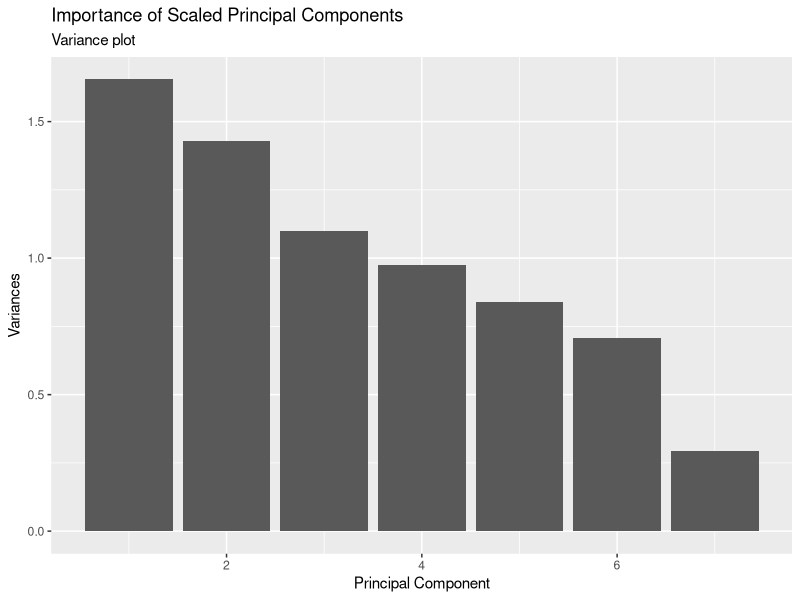
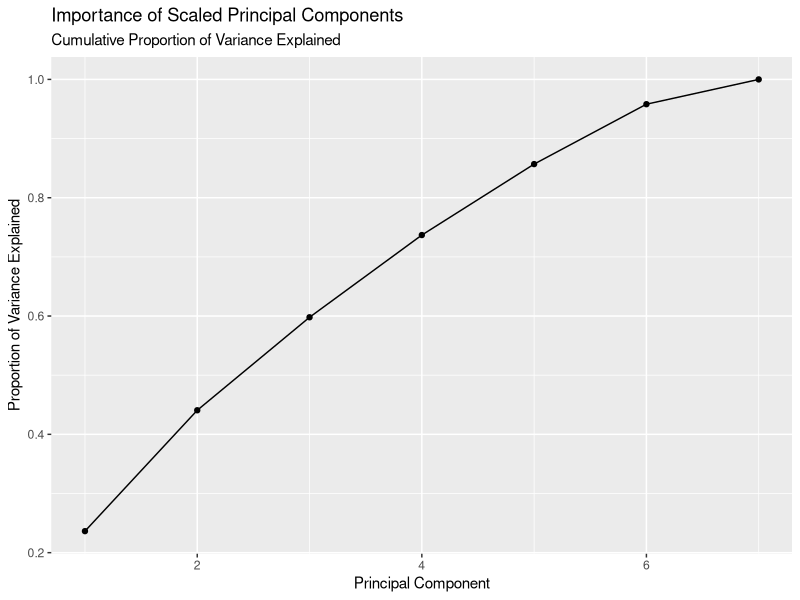
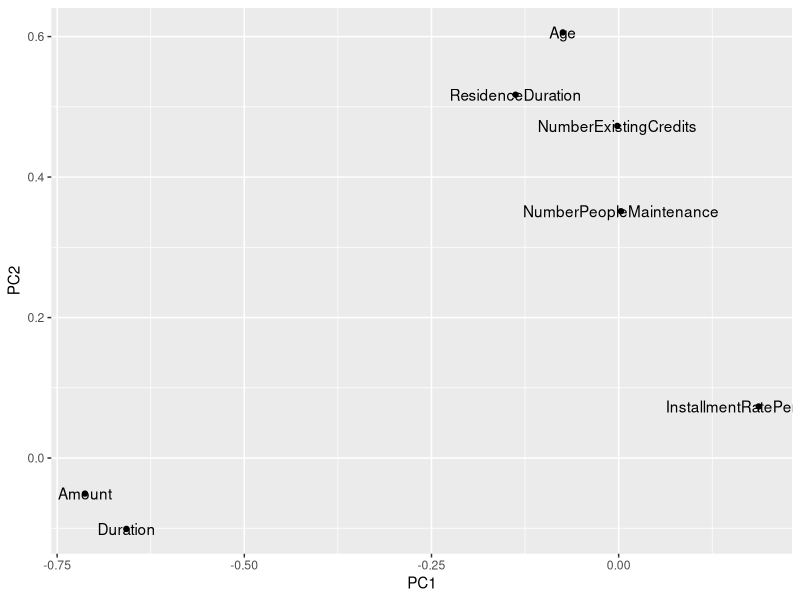
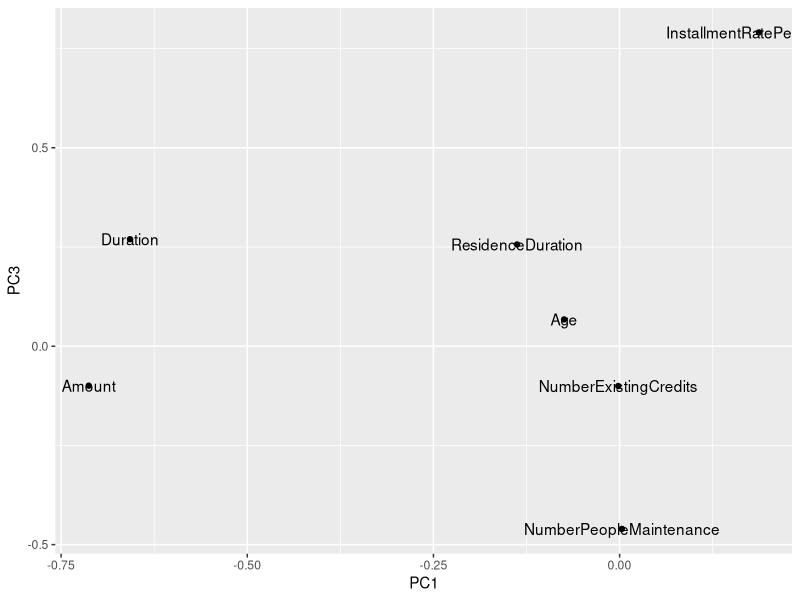
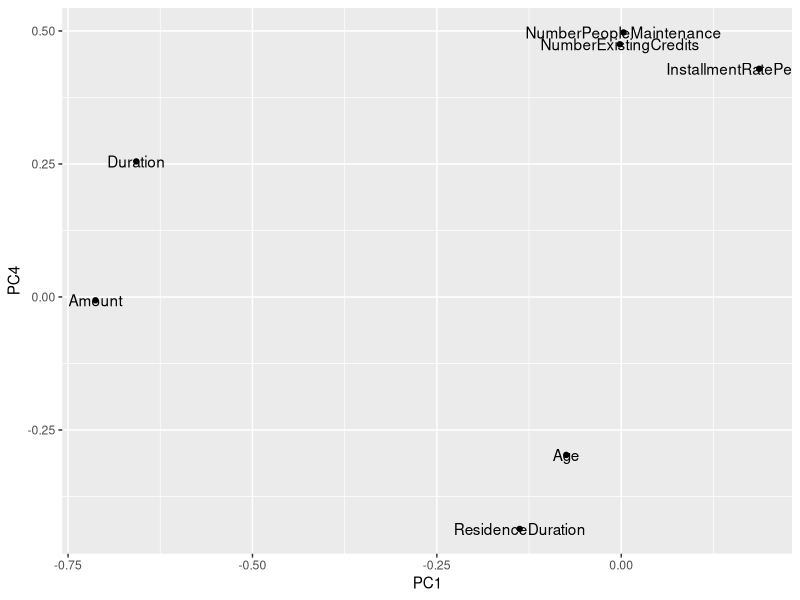
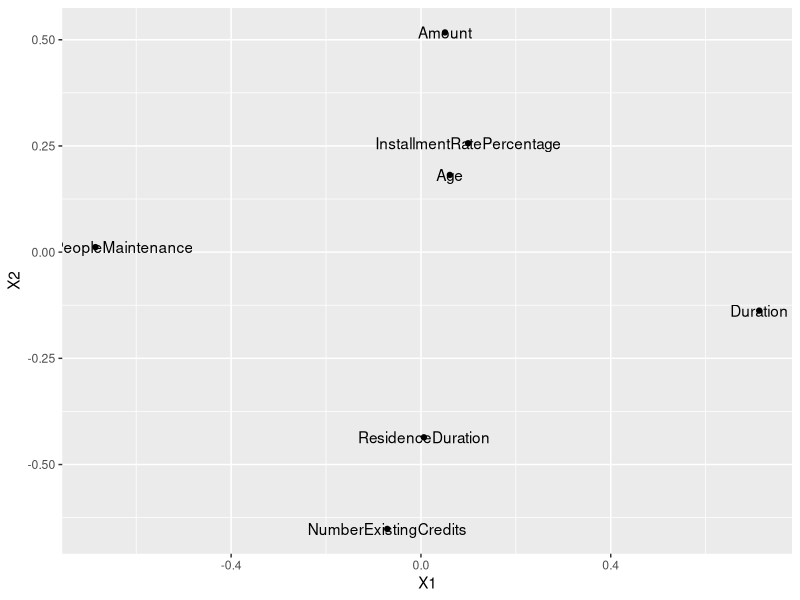
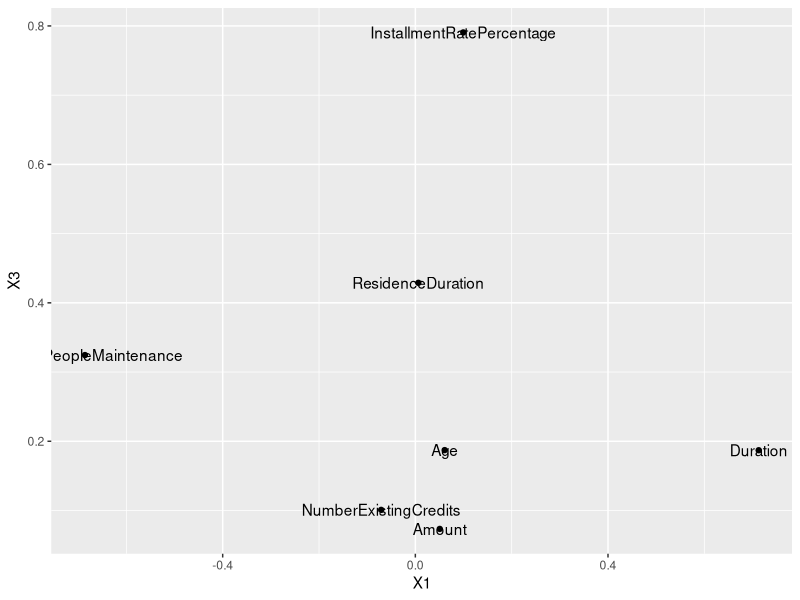
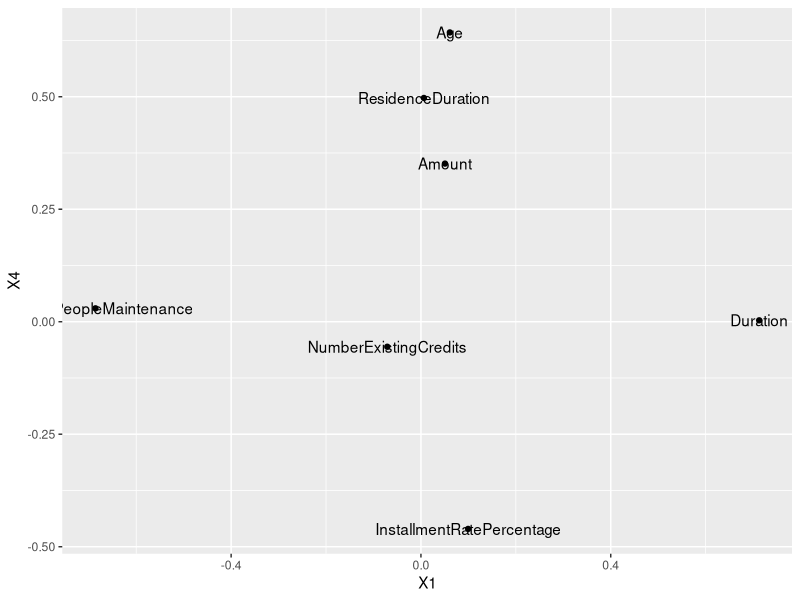

Write R code to recreate these figures, in order.
## ---- chunk 1
knitr::opts_chunk$set(echo = TRUE)
## ---- chunk 2
suppressMessages(library(caret))
suppressMessages(library(dplyr))
suppressMessages(library(ggplot2))

splitData <- function(data, smp_size) {
  # Take a dataset and split it randomly into train and test sets
  # The size of the training set is the smp_size argument
  if(smp_size < 1) {
    smp_size <- floor(nrow(data) * smp_size)
  }
  train_ind <- sample(seq_len(nrow(data)), size = smp_size)
  train <- data[ train_ind, ]
  test  <- data[-train_ind, ]
  
  list("train"=train, "test"=test)
}

data("GermanCredit")

set.seed(123)
GC <- splitData(GermanCredit, 0.7)
Train <- GC$train
Test <- GC$test
## ---- chunk 3
pca <- prcomp(Train[,1:7], scale.=TRUE)
## ---- chunk 4
df <- data.frame(t(summary(pca)$importance))
df$n <- 1:nrow(df)

ggplot(df, aes(x=n, y=Standard.deviation^2)) + 
  geom_bar(stat="identity") + 
  labs(y="Variances", x="Principal Component", 
       title="Importance of Scaled Principal Components", 
       subtitle="Variance plot")

ggplot(df, aes(x=n, y=Cumulative.Proportion)) + 
  geom_point() + 
  geom_line() +
  labs(y="Proportion of Variance Explained", x="Principal Component", 
       title="Importance of Scaled Principal Components", 
       subtitle="Cumulative Proportion of Variance Explained")
## ---- chunk 5
factors <- pca$x
loadings <- data.frame(pca$rotation)
loadings$label <- row.names(loadings)

ggplot(loadings, aes(x=PC1, y=PC2)) + 
  geom_point() + 
  geom_text(aes(label=label))

ggplot(loadings, aes(x=PC1, y=PC3)) + 
  geom_point() + 
  geom_text(aes(label=label))

ggplot(loadings, aes(x=PC1, y=PC4)) + 
  geom_point() + 
  geom_text(aes(label=label))
## ---- chunk 6
loadings <- pca$rotation
round(t(loadings) %*% loadings, 12)
## ---- chunk 7
round(cor(pca$x), 4)

round(cov(pca$x), 4)
## ---- chunk 8
means <- apply(Train[,1:7], 2, mean)
sdevs <- apply(Train[,1:7], 2, sd)

Test.Scaled <- t(apply(Test[,1:7], 1, function(row) {(row-means)/sdevs}))

factors_test <- predict(pca, Test.Scaled)
loadings_test <- pca$rotation

Test.Manual <- factors_test[,1:4] %*% t(loadings_test[,1:4])
## ---- chunk 9
(diag(cor(Test.Manual, Test.Scaled)))

(cor(as.vector(Test.Scaled), as.vector(Test.Manual))^2)
## ---- chunk 10
loadings_rot <- varimax(pca$rotation)
## ---- chunk 11
loadings_rot_df <- data.frame(loadings_rot$rotmat)
loadings_rot_df$label <- names(Test)[1:7]

ggplot(loadings_rot_df, aes(x=X1, y=X2)) + 
  geom_point() + 
  geom_text(aes(label=label))

ggplot(loadings_rot_df, aes(x=X1, y=X3)) + 
  geom_point() + 
  geom_text(aes(label=label))

ggplot(loadings_rot_df, aes(x=X1, y=X4)) + 
  geom_point() + 
  geom_text(aes(label=label))
